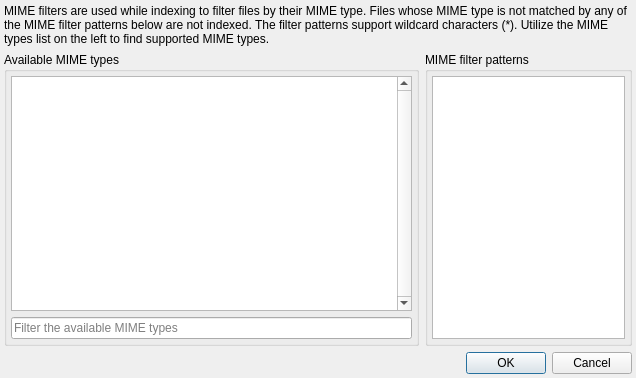
<?xml version="1.0" encoding="UTF-8"?>
<ui version="4.0">
 <class>MimeFilterDialog</class>
 <widget class="QDialog" name="MimeFilterDialog">
  <property name="geometry">
   <rect>
    <x>0</x>
    <y>0</y>
    <width>636</width>
    <height>378</height>
   </rect>
  </property>
  <property name="windowTitle">
   <string>MIME filters</string>
  </property>
  <layout class="QVBoxLayout" name="verticalLayout_2">
   <property name="leftMargin">
    <number>4</number>
   </property>
   <property name="topMargin">
    <number>4</number>
   </property>
   <property name="rightMargin">
    <number>4</number>
   </property>
   <property name="bottomMargin">
    <number>4</number>
   </property>
   <item>
    <widget class="QLabel" name="label_2">
     <property name="text">
      <string>MIME filters are used while indexing to filter files by their MIME type. Files whose MIME type is not matched by any of the MIME filter patterns below are not indexed. The filter patterns support wildcard characters (*). Utilize the MIME types list on the left to find supported MIME types.</string>
     </property>
     <property name="wordWrap">
      <bool>true</bool>
     </property>
     <property name="openExternalLinks">
      <bool>true</bool>
     </property>
    </widget>
   </item>
   <item>
    <layout class="QHBoxLayout" name="horizontalLayout" stretch="2,1">
     <item>
      <widget class="QGroupBox" name="groupBox">
       <property name="title">
        <string>Available MIME types</string>
       </property>
       <layout class="QVBoxLayout" name="verticalLayout">
        <property name="leftMargin">
         <number>4</number>
        </property>
        <property name="topMargin">
         <number>4</number>
        </property>
        <property name="rightMargin">
         <number>4</number>
        </property>
        <property name="bottomMargin">
         <number>4</number>
        </property>
        <item>
         <widget class="QListView" name="listView_mimeTypes">
          <property name="verticalScrollBarPolicy">
           <enum>Qt::ScrollBarAlwaysOn</enum>
          </property>
          <property name="editTriggers">
           <set>QAbstractItemView::NoEditTriggers</set>
          </property>
          <property name="showDropIndicator" stdset="0">
           <bool>false</bool>
          </property>
         </widget>
        </item>
        <item>
         <widget class="QLineEdit" name="lineEdit">
          <property name="placeholderText">
           <string>Filter the available MIME types</string>
          </property>
         </widget>
        </item>
       </layout>
      </widget>
     </item>
     <item>
      <widget class="QGroupBox" name="groupBox_2">
       <property name="title">
        <string>MIME filter patterns</string>
       </property>
       <layout class="QVBoxLayout" name="verticalLayout_4">
        <property name="leftMargin">
         <number>4</number>
        </property>
        <property name="topMargin">
         <number>4</number>
        </property>
        <property name="rightMargin">
         <number>4</number>
        </property>
        <property name="bottomMargin">
         <number>4</number>
        </property>
        <item>
         <widget class="QPlainTextEdit" name="plainTextEdit"/>
        </item>
       </layout>
      </widget>
     </item>
    </layout>
   </item>
   <item>
    <layout class="QHBoxLayout" name="horizontalLayout_2">
     <item>
      <widget class="QLabel" name="label_error">
       <property name="text">
        <string/>
       </property>
      </widget>
     </item>
     <item>
      <widget class="QDialogButtonBox" name="buttonBox">
       <property name="sizePolicy">
        <sizepolicy hsizetype="Fixed" vsizetype="Fixed">
         <horstretch>0</horstretch>
         <verstretch>0</verstretch>
        </sizepolicy>
       </property>
       <property name="standardButtons">
        <set>QDialogButtonBox::Cancel|QDialogButtonBox::Ok</set>
       </property>
      </widget>
     </item>
    </layout>
   </item>
  </layout>
 </widget>
 <resources/>
 <connections>
  <connection>
   <sender>buttonBox</sender>
   <signal>accepted()</signal>
   <receiver>MimeFilterDialog</receiver>
   <slot>accept()</slot>
   <hints>
    <hint type="sourcelabel">
     <x>248</x>
     <y>254</y>
    </hint>
    <hint type="destinationlabel">
     <x>157</x>
     <y>274</y>
    </hint>
   </hints>
  </connection>
  <connection>
   <sender>buttonBox</sender>
   <signal>rejected()</signal>
   <receiver>MimeFilterDialog</receiver>
   <slot>reject()</slot>
   <hints>
    <hint type="sourcelabel">
     <x>316</x>
     <y>260</y>
    </hint>
    <hint type="destinationlabel">
     <x>286</x>
     <y>274</y>
    </hint>
   </hints>
  </connection>
 </connections>
</ui>
